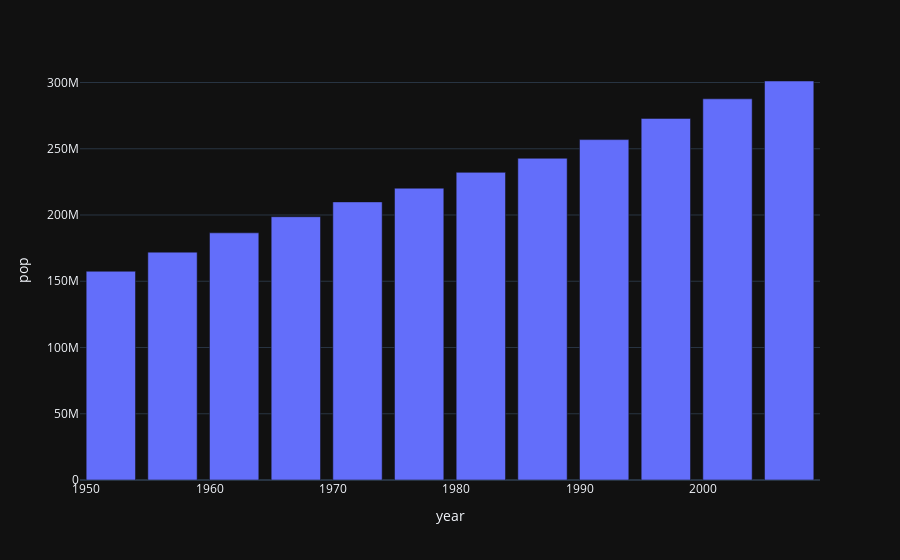

Write notebook code for a chart like this one.
### Markdown cell above
# Bar Charts

### Code cell
df_us = px.data.gapminder().query("country == 'United States'")
px.bar(df_us, x='year', y='pop')

### Figure 1 — Plotly figure (JSON) as saved in the notebook; plotly's stock layout.template omitted (floating-point values rounded to 4 significant figures)
{"data": [{"alignmentgroup": "True", "hovertemplate": "year=%{x}<br>pop=%{y}<extra></extra>", "legendgroup": "", "marker": {"color": "#636efa", "pattern": {"shape": ""}}, "name": "", "offsetgroup": "", "orientation": "v", "showlegend": false, "textposition": "auto", "x": [1952, 1957, 1962, 1967, 1972, 1977, 1982, 1987, 1992, 1997, 2002, 2007], "xaxis": "x", "y": [157553000, 171984000, 186538000, 198712000, 209896000, 220239000, 232187835, 242803533, 256894189, 272911760, 287675526, 301139947], "yaxis": "y", "type": "bar"}], "layout": {"xaxis": {"anchor": "y", "domain": [0.0, 1.0], "title": {"text": "year"}}, "yaxis": {"anchor": "x", "domain": [0.0, 1.0], "title": {"text": "pop"}}, "legend": {"tracegroupgap": 0}, "margin": {"t": 60}, "barmode": "relative"}}
